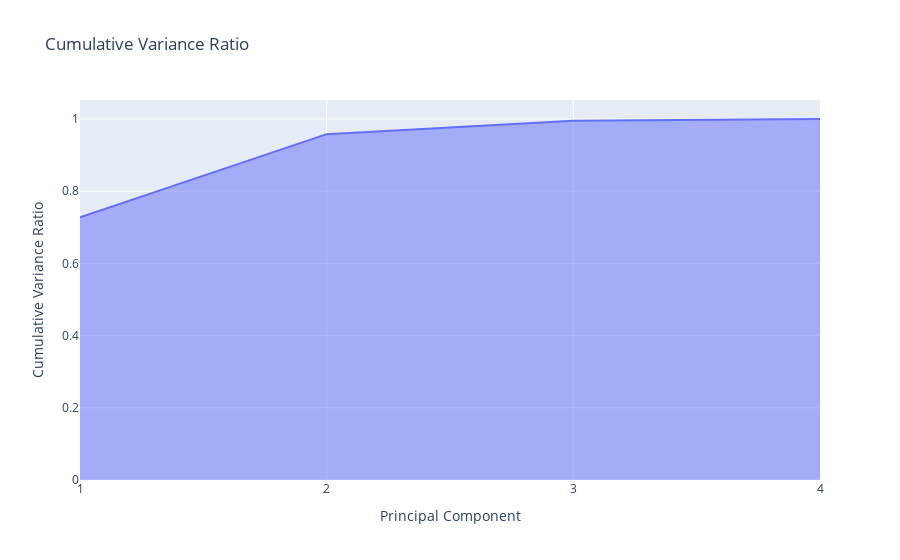

The cell this chart's notebook holds for it:
### Code cell
cumulative_variance_px(iris_data.iloc[:, 0:4], n_components=4)

### Figure 1 — Plotly figure (JSON) as saved in the notebook; plotly's stock layout.template omitted (floating-point values rounded to 4 significant figures)
{"data": [{"fillpattern": {"shape": ""}, "hovertemplate": "Principal Component=%{x}<br>Cumulative Variance Ratio=%{y}<extra></extra>", "legendgroup": "", "line": {"color": "#636efa"}, "marker": {"symbol": "circle"}, "mode": "lines", "name": "", "orientation": "v", "showlegend": false, "stackgroup": "1", "type": "scatter", "x": [1, 2, 3, 4], "xaxis": "x", "y": [0.7277, 0.958, 0.9948, 1], "yaxis": "y"}], "layout": {"legend": {"tracegroupgap": 0}, "title": {"text": "Cumulative Variance Ratio"}, "xaxis": {"anchor": "y", "domain": [0, 1], "tickmode": "array", "tickvals": [1, 2, 3, 4], "title": {"text": "Principal Component"}}, "yaxis": {"anchor": "x", "domain": [0, 1], "title": {"text": "Cumulative Variance Ratio"}}}}
